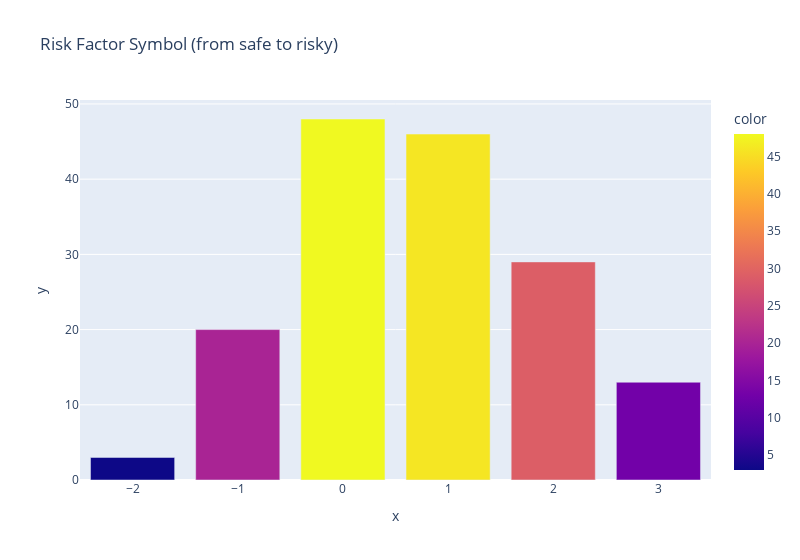

Notebook cell for this chart:
### Code cell
# Adding a title
fig_b2 = px.bar(x=symb.index, y=symb.values, color=symb.values, 
                width=800, title='Risk Factor Symbol (from safe to risky)')
fig_b2.show()

### Figure 1 — Plotly figure (JSON) as saved in the notebook; plotly's stock layout.template omitted (floating-point values rounded to 4 significant figures)
{"data": [{"alignmentgroup": "True", "hovertemplate": "x=%{x}<br>y=%{y}<br>color=%{marker.color}<extra></extra>", "legendgroup": "", "marker": {"color": [29, 46, 48, 20, 13, 3], "coloraxis": "coloraxis", "pattern": {"shape": ""}}, "name": "", "offsetgroup": "", "orientation": "v", "showlegend": false, "textposition": "auto", "type": "bar", "x": [2, 1, 0, -1, 3, -2], "xaxis": "x", "y": [29, 46, 48, 20, 13, 3], "yaxis": "y"}], "layout": {"barmode": "relative", "coloraxis": {"colorbar": {"title": {"text": "color"}}, "colorscale": [[0, "#0d0887"], [0.1111, "#46039f"], [0.2222, "#7201a8"], [0.3333, "#9c179e"], [0.4444, "#bd3786"], [0.5556, "#d8576b"], [0.6667, "#ed7953"], [0.7778, "#fb9f3a"], [0.8889, "#fdca26"], [1, "#f0f921"]]}, "legend": {"tracegroupgap": 0}, "title": {"text": "Risk Factor Symbol (from safe to risky)"}, "width": 800, "xaxis": {"anchor": "y", "domain": [0, 1], "title": {"text": "x"}}, "yaxis": {"anchor": "x", "domain": [0, 1], "title": {"text": "y"}}}}
